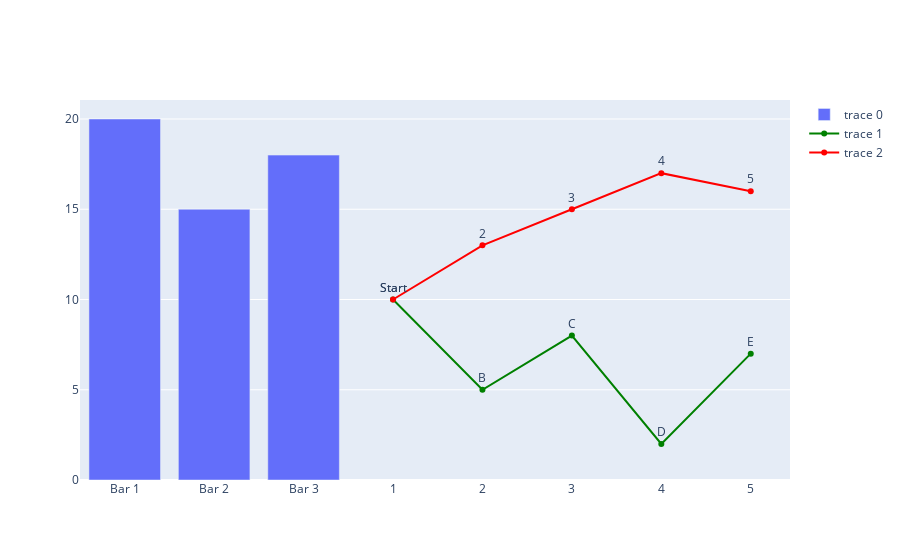

Notebook code for this chart:
### Code cell
fig = go.Figure(data = [bar, sc, sc2])
fig.show()

### Figure 1 — Plotly figure (JSON) as saved in the notebook; plotly's stock layout.template omitted (floating-point values rounded to 4 significant figures)
{"data": [{"type": "bar", "x": ["Bar 1", "Bar 2", "Bar 3"], "y": [20, 15, 18]}, {"line": {"color": "green"}, "mode": "lines+markers+text", "text": ["Start", "B", "C", "D", "E"], "textposition": "top center", "type": "scatter", "x": [1, 2, 3, 4, 5], "y": [10, 5, 8, 2, 7]}, {"line": {"color": "red"}, "mode": "lines+markers+text", "text": ["Start", "2", "3", "4", "5"], "textposition": "top center", "type": "scatter", "x": [1, 2, 3, 4, 5], "y": [10, 13, 15, 17, 16]}], "layout": {}}
